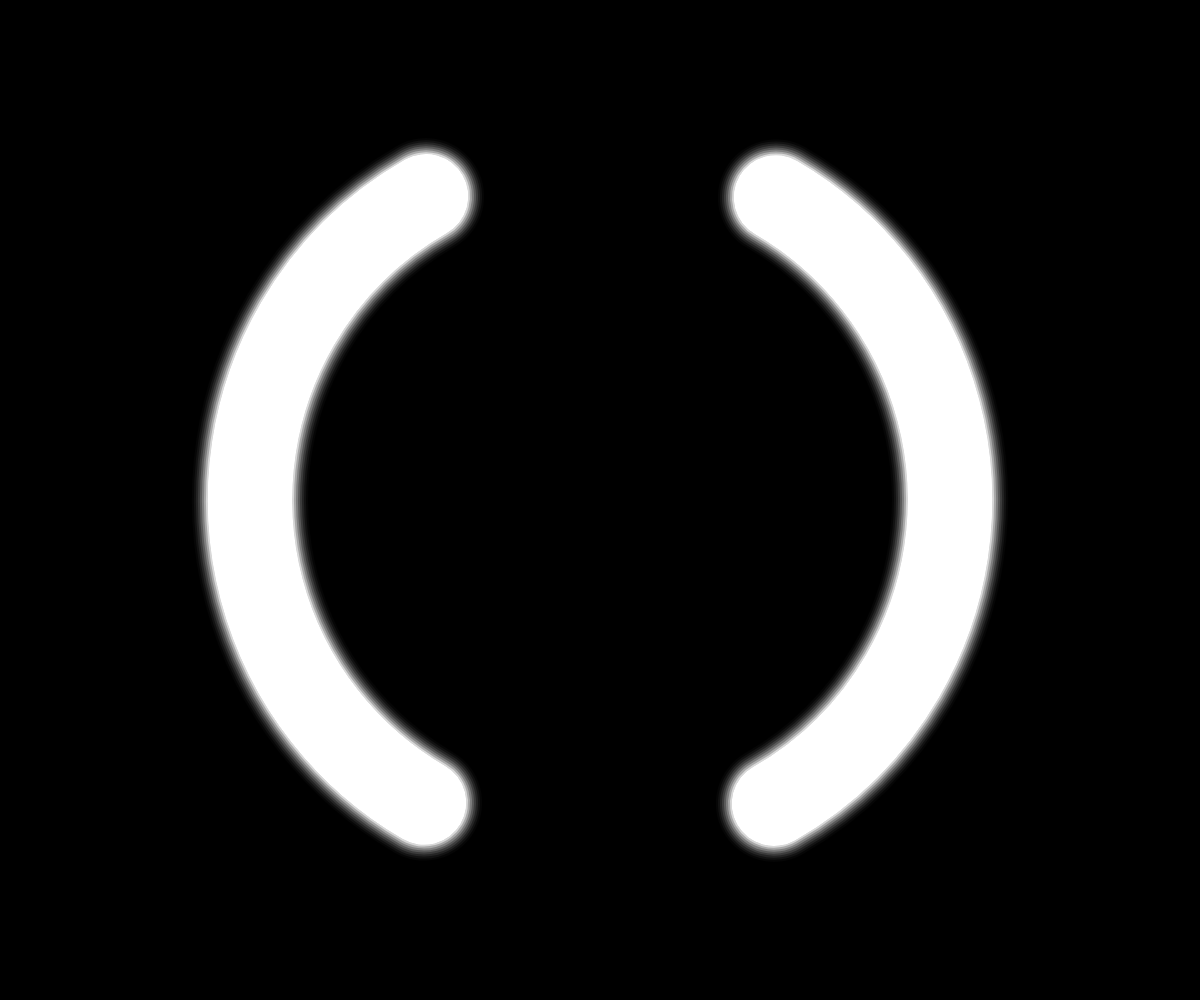
Frame 1 (no input)
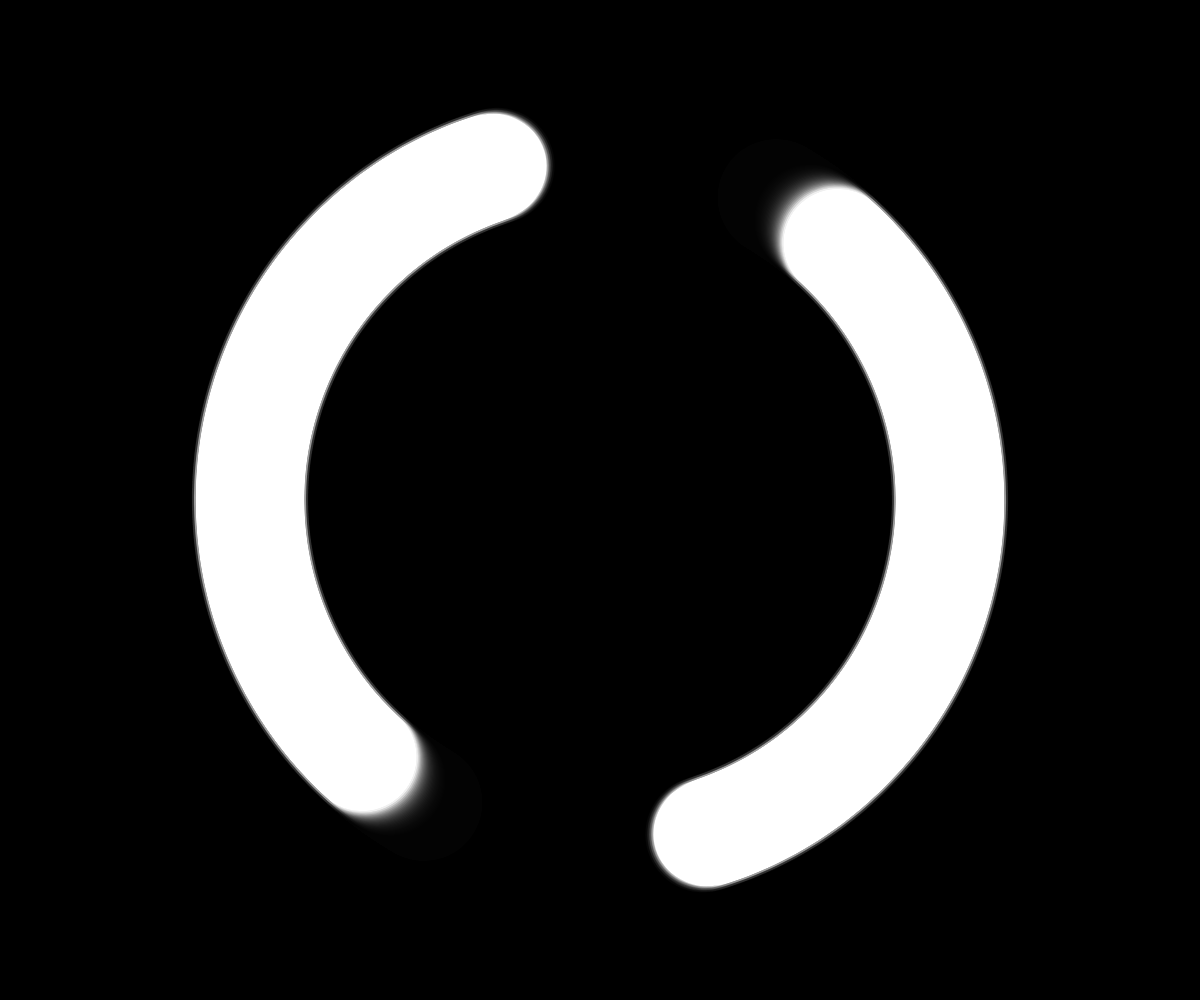
Frame 60 (no input)
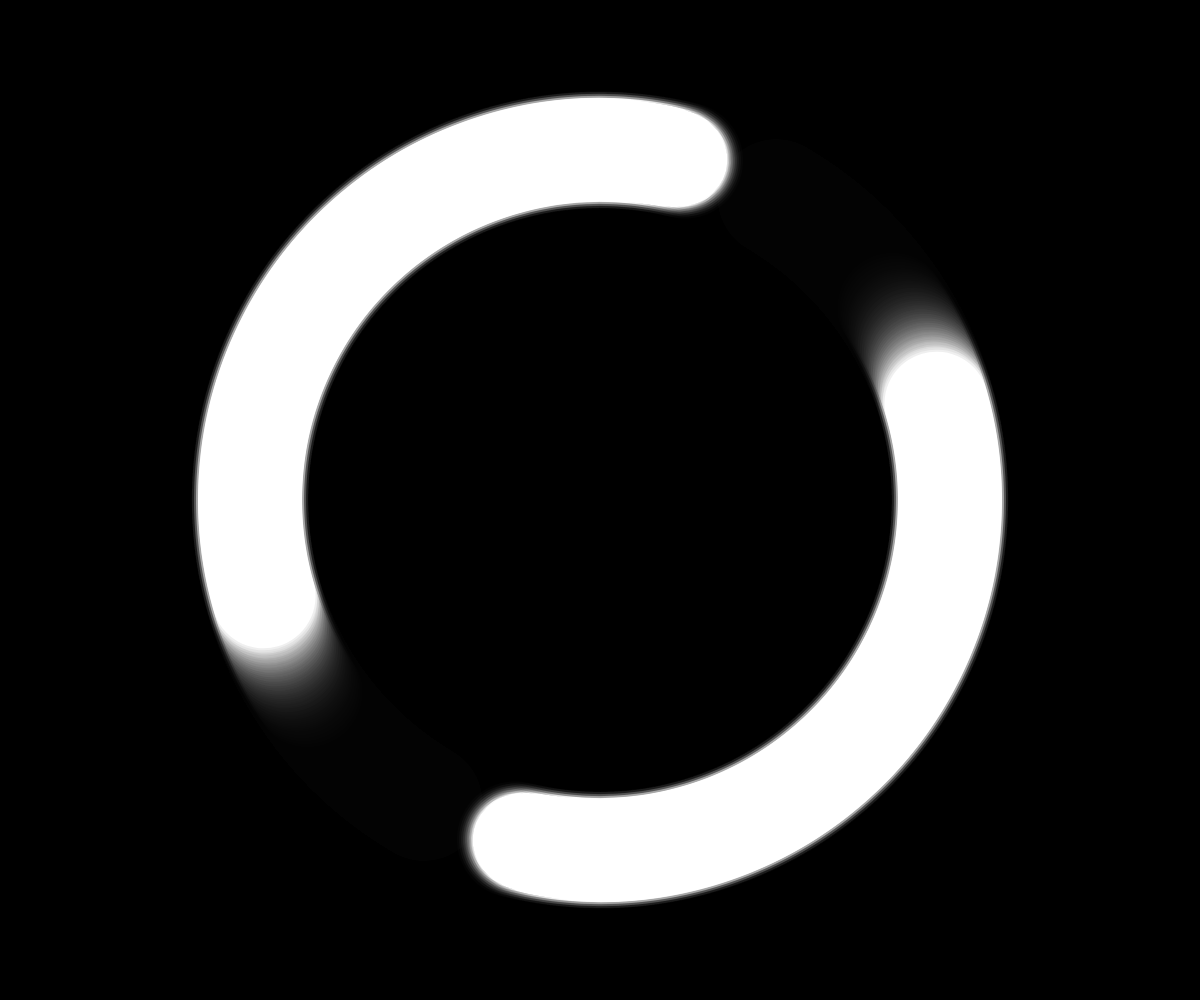
Frame 120 (the mouse pressed at the canvas centre since frame 60)

The p5.js sketch that drew these frames (run headless with seeded random() and noise() and a simulated clock; from frame 60 on, the mouse is pressed at the canvas centre):

// p5.js sketch
// ── sketch.js
let angle = 0;

function setup() {
  createCanvas(windowWidth, windowHeight);
  angleMode(RADIANS);
  background(0);
}

function draw() {
  // Fondo con transparencia para el rastro
  background(0, 40);

  // Tiempo y ciclo
  let t = millis() / 1000;
  let phase = (t % 4) / 4; // ciclo de 4 segundos

  // Velocidad más rápida
  let speed = lerp(0.2, 6.0, pow(phase, 3)); 
  angle += speed * (deltaTime / 1000);

  // Brillo
  let pulse = map(sin(t * 2), -1, 1, 0.4, 1);

  // Centrar el dibujo
  translate(width / 2, height / 2);
  rotate(angle);

  // Radio
  let d = min(width, height) * 0.7; // más pequeño y centrado

  // Dos arcos enfrentados
  drawGlowArc(-PI / 3, PI / 3, d, pulse);
  drawGlowArc((2 * PI) / 3, (4 * PI) / 3, d, pulse);
}

function drawGlowArc(a1, a2, diam, pulse) {
  noFill();
  blendMode(ADD);
  for (let i = 30; i > 0; i--) {
    let alpha = map(i, 30, 0, 0, 255) * pulse;
    stroke(255, alpha);
    strokeWeight(i * 4); // grosor del glow
    arc(0, 0, diam, diam, a1, a2);
  }
  blendMode(BLEND);
}

function windowResized() {
  resizeCanvas(windowWidth, windowHeight);
  background(0);
}
